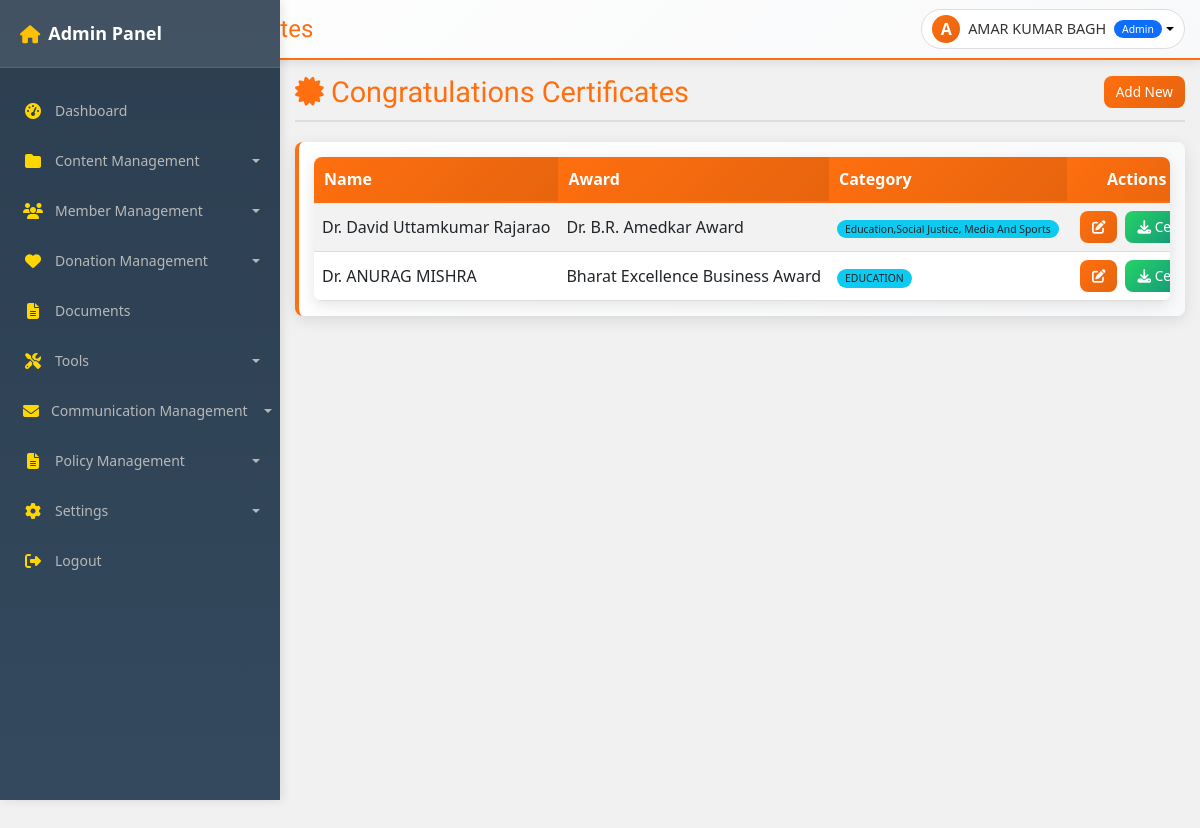
The page /admin/awards-congratulations.php (signed in) on the database its author committed.
### tables this page shows
CREATE TABLE `honorary_awards` (
  `id` int(11) NOT NULL,
  `award_no` varchar(50) NOT NULL,
  `recipient_name` varchar(255) NOT NULL,
  `mobile` varchar(20) DEFAULT NULL,
  `email` varchar(255) DEFAULT NULL,
  `gender` varchar(50) DEFAULT NULL,
  `profession` varchar(255) DEFAULT NULL,
  `qualification` varchar(255) DEFAULT NULL,
  `address` text DEFAULT NULL,
  `state` varchar(100) DEFAULT NULL,
  `city` varchar(100) DEFAULT NULL,
  `pincode` varchar(20) DEFAULT NULL,
  `award_name` varchar(255) NOT NULL,
  `category` varchar(100) NOT NULL,
  `content` text NOT NULL,
  `venue` varchar(255) NOT NULL,
  `award_date` date NOT NULL,
  `registration_no` varchar(100) NOT NULL,
  `photo_path` varchar(255) DEFAULT NULL,
  `status` enum('active','inactive') NOT NULL DEFAULT 'active',
  `created_at` timestamp NOT NULL DEFAULT current_timestamp(),
  `updated_at` timestamp NULL DEFAULT NULL ON UPDATE current_timestamp()
);

### admin/awards-congratulations.php (the view, shortened to what this page needs)
<?php
$action = isset($_GET['action']) ? sanitizeInput($_GET['action']) : 'list';
$db = getDbConnection();
$masterAwards = [];
try {
    $stmtAw = $db->query("SELECT award_name FROM awards_list WHERE status = 'active' ORDER BY award_name ASC");
    $masterAwards = $stmtAw->fetchAll(PDO::FETCH_COLUMN);
} catch (Exception $e) {
    $masterAwards = ['HONORARY DOCTORATE AWARD', 'LIFETIME ACHIEVEMENT AWARD'];
}
$masterVenues = [];
try {
    $stmtVen = $db->query("SELECT venue_name FROM venues_list WHERE status = 'active' ORDER BY venue_name ASC");
    $masterVenues = $stmtVen->fetchAll(PDO::FETCH_COLUMN);
} catch (Exception $e) {
    $masterVenues = ['Online / Virtual Ceremony'];
}
$masterCategories = [];
try {
    $stmtCat = $db->query("SELECT category_name FROM categories WHERE status = 'active' ORDER BY category_name ASC");
    $masterCategories = $stmtCat->fetchAll(PDO::FETCH_COLUMN);
} catch (Exception $e) {
    $masterCategories = ['Education Excellence', 'Social Service', 'Others'];
}
$award = [
    'recipient_name' => '', 'mobile' => '', 'email' => '', 'gender' => '',
    'profession' => '', 'qualification' => '', 'address' => '', 'state' => '', 'city' => '', 'pincode' => '',
    'award_name' => '', 'category' => '', 'content' => '', 'venue' => '',
    'award_date' => date('Y-m-d'), 'registration_no' => '', 'photo_path' => '', 'status' => 'active'
];
$page = isset($_GET['page']) ? (int)$_GET['page'] : 1;
$limit = 12;
$offset = ($page - 1) * $limit;
$stmt = $db->prepare("SELECT * FROM honorary_awards ORDER BY created_at DESC LIMIT $limit OFFSET $offset");
$stmt->execute();
$awards = $stmt->fetchAll(PDO::FETCH_ASSOC);
include 'includes/header.php';
?>
<?php include 'includes/sidebar.php'; ?>
<div class="admin-content">
    <?php include 'includes/topbar.php'; ?>
    <div class="main-content">
        <div class="page-header">
            <h1 class="page-title"><i class="fas fa-certificate"></i> Congratulations Certificates</h1>
             <div class="page-actions">
                <?php if ($action === 'add' || $action === 'edit'): ?>
                    <a href="awards-congratulations.php" class="btn btn-secondary">Back</a>
                <?php else: ?>
                    <a href="awards-congratulations.php?action=add" class="btn btn-primary">Add New</a>
                <?php endif; ?>
            </div>
        </div>
        <?php if ($action === 'add' || $action === 'edit'): ?>
            <div class="admin-card">
                <div class="card-body">
                    <form method="post" enctype="multipart/form-data">
                        <input type="hidden" name="action" value="<?php echo $action; ?>">
                        <input type="hidden" name="csrf_token" value="<?php echo generateCSRF(); ?>">
                        <?php if ($action === 'edit'): ?><input type="hidden" name="award_id" value="<?php echo $award['id']; ?>"><?php endif; ?>
                        <input type="hidden" id="mobile" name="mobile" value="<?php echo htmlspecialchars($award['mobile']); ?>">
                        <input type="hidden" id="email" name="email" value="<?php echo htmlspecialchars($award['email']); ?>">
                        <input type="hidden" id="gender" name="gender" value="<?php echo htmlspecialchars($award['gender']); ?>">
                        <input type="hidden" id="profession" name="profession" value="<?php echo htmlspecialchars($award['profession']); ?>">
                        <input type="hidden" id="qualification" name="qualification" value="<?php echo htmlspecialchars($award['qualification']); ?>">
                        <input type="hidden" id="address" name="address" value="<?php echo htmlspecialchars($award['address']); ?>">
                        <input type="hidden" id="city" name="city" value="<?php echo htmlspecialchars($award['city']); ?>">
                        <input type="hidden" id="state" name="state" value="<?php echo htmlspecialchars($award['state']); ?>">
                        <input type="hidden" id="pincode" name="pincode" value="<?php echo htmlspecialchars($award['pincode']); ?>">
                        <input type="hidden" id="auto_fill_user_photo" name="auto_fill_user_photo" value="">
                        <div class="row mb-3">
                            <div class="col-md-12 mb-3">
                                <label for="auto_fill_user" class="form-label text-info fw-bold"><i class="fas fa-magic"></i> Link & Auto-fill from Registered User</label>
                                <select class="form-select border-info border-2 shadow-sm" id="auto_fill_user" aria-describedby="autoFillHelp">
                                    <option value="">-- Select an approved user to auto-fill details --</option>
                                    <?php
                                    try {
                                        $userStmt = $db->query("SELECT id, name, registration_id FROM users WHERE status = 'approved' ORDER BY name");
                                        $usersList = $userStmt->fetchAll(PDO::FETCH_ASSOC);
                                        foreach ($usersList as $u) {
                                            echo "<option value='{$u['id']}'>" . htmlspecialchars($u['name'] . " (" . $u['registration_id'] . ")") . "</option>";
                                        }
                                    } catch (Exception $e) {}
                                    ?>
                                </select>
                                <div id="autoFillHelp" class="form-text mt-2 text-muted">
                                    <i class="fas fa-info-circle text-info"></i> <strong>Why select a user?</strong> Choosing a registered user will automatically fetch and fill their personal info, contact details, address, and profile photo. This ensures the certificate details exactly match their official system profile and saves you manual typing time.
                                </div>
                            </div>
                            <div class="col-md-6">
                                <label class="form-label" for="recipient_name">Recipient Name</label>
                                <input type="text" class="form-control" id="recipient_name" name="recipient_name" value="<?php echo htmlspecialchars($award['recipient_name']); ?>" required>
                            </div>
                            <div class="col-md-6">
                                <label class="form-label">Award Name</label>
                                <select class="form-select" name="award_name" required>
                                    <option value="">-- Select --</option>
                                    <?php foreach($masterAwards as $aw): ?>
                                        <option value="<?php echo htmlspecialchars($aw); ?>" <?php echo $award['award_name'] == $aw ? 'selected' : ''; ?>><?php echo htmlspecialchars($aw); ?></option>
                                    <?php endforeach; ?>
                                </select>
                            </div>
                        </div>
                         <div class="row mb-3">
                            <div class="col-md-6">
                                <label class="form-label" for="category">Category</label>
                                <select class="form-select" id="category" name="category" required>
                                    <option value="">-- Select Category --</option>
                                    <?php
                                    $currentCategoryName = $award['category'] ?? '';
                                    foreach($masterCategories as $catName):
                                        $selected = ($currentCategoryName === $catName) ? 'selected' : '';
                                    ?>
                                        <option value="<?php echo htmlspecialchars($catName); ?>" <?php echo $selected; ?>><?php echo htmlspecialchars($catName); ?></option>
                                    <?php endforeach; ?>
                                </select>
                            </div>
                             <div class="col-md-6">
                                <label class="form-label" for="registration_no">Registration No</label>
                                <input type="text" class="form-control" id="registration_no" name="registration_no" value="<?php echo htmlspecialchars($award['registration_no']); ?>" required>
                            </div>
                        </div>
                        <div class="row mb-3">
                            <div class="col-md-6">
                                <label class="form-label">Venue</label>
                                <select class="form-select" name="venue" required>
                                    <option value="">-- Select --</option>
                                    <?php foreach($masterVenues as $vn): ?>
                                        <option value="<?php echo htmlspecialchars($vn); ?>" <?php echo $award['venue'] == $vn ? 'selected' : ''; ?>><?php echo htmlspecialchars($vn); ?></option>
                                    <?php endforeach; ?>
                                </select>
                            </div>
                            <div class="col-md-6">
                                <label class="form-label">Date</label>
                                <input type="date" class="form-control" name="award_date" value="<?php echo htmlspecialchars($award['award_date']); ?>" required>
                            </div>
                        </div>
                        <div class="row mb-3">
                             <div class="col-md-6">
                                <label class="form-label">Photo</label>
                                <input type="file" class="form-control" name="photo" accept="image/*">
                                <div class="mt-2 image-preview" id="photo_preview_container">
                                    <?php if (!empty($award['photo_path']) && strpos($award['photo_path'], '../uploads/profiles/') === 0 && file_exists(__DIR__ . '/../' . substr($award['photo_path'], 3))): ?>
                                        <img src="<?php echo SITE_URL; ?>/uploads/profiles/<?php echo htmlspecialchars(substr($award['photo_path'], 20)); ?>?v=<?php echo time(); ?>" alt="Award Photo" class="img-thumbnail" style="max-height: 150px;">
                                        <p class="text-muted mt-1">Current Award Photo (from user profile)</p>
                                    <?php elseif (!empty($award['photo_path']) && file_exists(__DIR__ . '/../img/awards/' . $award['photo_path'])): ?>
                                        <img src="<?php echo SITE_URL; ?>/img/awards/<?php echo htmlspecialchars($award['photo_path']); ?>?v=<?php echo time(); ?>" alt="Award Photo" class="img-thumbnail" style="max-height: 150px;">
                                        <p class="text-muted mt-1">Current Award Photo</p>
                                    <?php else: ?>
                                        <p class="text-muted" id="no_photo_text">No photo uploaded yet.</p>
                                    <?php endif; ?>
                                </div>
                            </div>
                            <div class="col-md-6">
                                <label class="form-label">Content</label>
                                <textarea class="form-control" name="content" required><?php echo htmlspecialchars($award['content']); ?></textarea>
                            </div>
                        </div>
                        <button type="submit" class="btn btn-primary">Save</button>
                    </form>
                </div>
            </div>
        <?php else: ?>
             <div class="admin-card">
                <div class="card-body">
                    <div class="table-responsive w-100" style="overflow-x: auto; -webkit-overflow-scrolling: touch; min-width: 0;">
                        <table class="table table-striped table-hover align-middle">
                            <thead class="table-light">
                                <tr>
                                    <th class="text-nowrap">Name</th>
                                    <th class="text-nowrap">Award</th>
                                    <th class="text-nowrap">Category</th>
                                    <th class="text-nowrap text-center" style="min-width: 140px;">Actions</th>
                                </tr>
                            </thead>
                            <tbody>
                                <?php foreach ($awards as $awd): ?>
                                    <tr>
                                        <td><?php echo htmlspecialchars($awd['recipient_name']); ?></td>
                                        <td><?php echo htmlspecialchars($awd['award_name']); ?></td>
                                        <td><span class="badge badge-info bg-info text-dark"><?php echo htmlspecialchars($awd['category']); ?></span></td>
                                        <td class="text-center">
                                            <div class="d-flex justify-content-center gap-2 flex-nowrap">
                                                <a href="?action=edit&id=<?php echo $awd['id']; ?>" class="btn btn-sm btn-primary" title="Edit">
                                                    <i class="fas fa-edit"></i>
                                                </a>
                                                <button class="btn btn-sm btn-success generate-congrats"
                                                        data-award='<?php echo json_encode($awd); ?>'
                                                        title="Download Cert">
                                                    <i class="fas fa-download"></i> Cert
                                                </button>
                                            </div>
                                        </td>
                                    </tr>
                                <?php endforeach; ?>
                            </tbody>
                        </table>
                    </div>
                </div>
             </div>
        <?php endif; ?>
    </div>
</div>
<?php include 'includes/footer.php'; ?>

### rows shown on the page
honorary_awards: recipient_name "Dr. David Uttamkumar Rajarao", award_name "Dr. B.R. Amedkar Award", category "Education,Social Justice, Media And Sports"
honorary_awards: recipient_name "Dr. ANURAG MISHRA", award_name "Bharat Excellence Business Award", category "EDUCATION"

### other values the page prints
$pageTitle "Congratulations Certificates"
substr($_SESSION['user_name'], 0, 1) "A"
$_SESSION['user_name'] "AMAR KUMAR BAGH"
$_SESSION['user_type'] "Admin"
